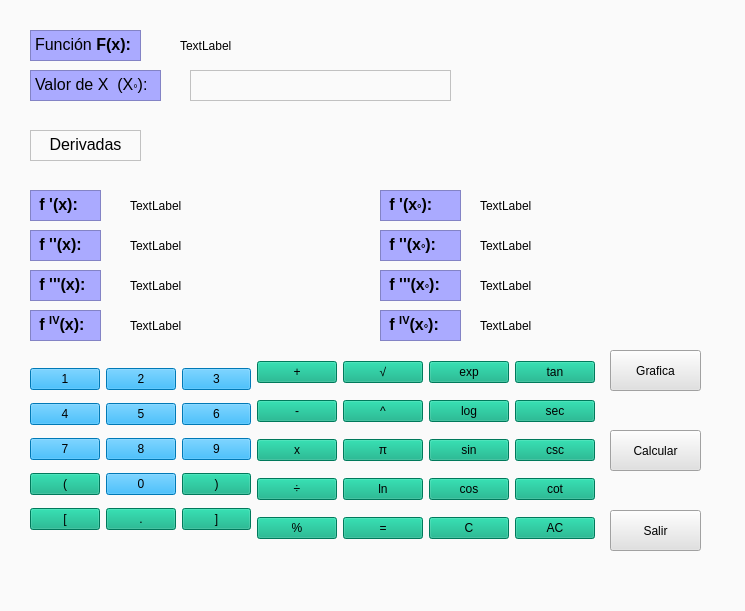
 <widget class="QWidget" name="Derivadas">
  <property name="geometry">
   <rect>
    <x>0</x>
    <y>0</y>
    <width>745</width>
    <height>611</height>
   </rect>
  </property>
  <property name="windowTitle">
   <string>Calculadora de Derivadas</string>
  </property>
  <property name="styleSheet">
   <string notr="true">background-color: rgb(250, 250, 250);</string>
  </property>
  <widget class="QTextEdit" name="textEdit">
   <property name="geometry">
    <rect>
     <x>30</x>
     <y>30</y>
     <width>111</width>
     <height>31</height>
    </rect>
   </property>
   <property name="styleSheet">
    <string notr="true">font: 12pt &quot;Arial&quot;;
background-color: rgb(170, 170, 255);</string>
   </property>
   <property name="html">
    <string>&lt;!DOCTYPE HTML PUBLIC &quot;-//W3C//DTD HTML 4.0//EN&quot; &quot;http://www.w3.org/TR/REC-html40/strict.dtd&quot;&gt;
&lt;html&gt;&lt;head&gt;&lt;meta name=&quot;qrichtext&quot; content=&quot;1&quot; /&gt;&lt;style type=&quot;text/css&quot;&gt;
p, li { white-space: pre-wrap; }
&lt;/style&gt;&lt;/head&gt;&lt;body style=&quot; font-family:'Arial'; font-size:12pt; font-weight:400; font-style:normal;&quot;&gt;
&lt;p style=&quot; margin-top:0px; margin-bottom:0px; margin-left:0px; margin-right:0px; -qt-block-indent:0; text-indent:0px;&quot;&gt;&lt;span style=&quot; font-family:'MS Shell Dlg 2'; color:#000000;&quot;&gt;Función &lt;/span&gt;&lt;span style=&quot; font-family:'MS Shell Dlg 2'; font-weight:600; color:#000000;&quot;&gt;F(x):&lt;/span&gt;&lt;/p&gt;&lt;/body&gt;&lt;/html&gt;</string>
   </property>
  </widget>
  <widget class="QTextEdit" name="textEdit_2">
   <property name="geometry">
    <rect>
     <x>30</x>
     <y>70</y>
     <width>131</width>
     <height>31</height>
    </rect>
   </property>
   <property name="styleSheet">
    <string notr="true">font: 12pt &quot;Arial&quot;;
background-color: rgb(170, 170, 255);</string>
   </property>
   <property name="html">
    <string>&lt;!DOCTYPE HTML PUBLIC &quot;-//W3C//DTD HTML 4.0//EN&quot; &quot;http://www.w3.org/TR/REC-html40/strict.dtd&quot;&gt;
&lt;html&gt;&lt;head&gt;&lt;meta name=&quot;qrichtext&quot; content=&quot;1&quot; /&gt;&lt;style type=&quot;text/css&quot;&gt;
p, li { white-space: pre-wrap; }
&lt;/style&gt;&lt;/head&gt;&lt;body style=&quot; font-family:'Arial'; font-size:12pt; font-weight:400; font-style:normal;&quot;&gt;
&lt;p style=&quot; margin-top:0px; margin-bottom:0px; margin-left:0px; margin-right:0px; -qt-block-indent:0; text-indent:0px;&quot;&gt;&lt;span style=&quot; color:#000000;&quot;&gt;Valor de X  (X&lt;/span&gt;&lt;span style=&quot; color:#000000; vertical-align:sub;&quot;&gt;°&lt;/span&gt;&lt;span style=&quot; color:#000000;&quot;&gt;):&lt;/span&gt;&lt;/p&gt;&lt;/body&gt;&lt;/html&gt;</string>
   </property>
  </widget>
  <widget class="QTextEdit" name="textEdit_3">
   <property name="geometry">
    <rect>
     <x>30</x>
     <y>130</y>
     <width>111</width>
     <height>31</height>
    </rect>
   </property>
   <property name="styleSheet">
    <string notr="true">font: 12pt &quot;Arial&quot;;
</string>
   </property>
   <property name="html">
    <string>&lt;!DOCTYPE HTML PUBLIC &quot;-//W3C//DTD HTML 4.0//EN&quot; &quot;http://www.w3.org/TR/REC-html40/strict.dtd&quot;&gt;
&lt;html&gt;&lt;head&gt;&lt;meta name=&quot;qrichtext&quot; content=&quot;1&quot; /&gt;&lt;style type=&quot;text/css&quot;&gt;
p, li { white-space: pre-wrap; }
&lt;/style&gt;&lt;/head&gt;&lt;body style=&quot; font-family:'Arial'; font-size:12pt; font-weight:400; font-style:normal;&quot;&gt;
&lt;p align=&quot;center&quot; style=&quot; margin-top:0px; margin-bottom:0px; margin-left:0px; margin-right:0px; -qt-block-indent:0; text-indent:0px;&quot;&gt;&lt;span style=&quot; color:#000000;&quot;&gt;Derivadas&lt;/span&gt;&lt;/p&gt;&lt;/body&gt;&lt;/html&gt;</string>
   </property>
  </widget>
  <widget class="QTextEdit" name="textEdit_4">
   <property name="geometry">
    <rect>
     <x>30</x>
     <y>190</y>
     <width>71</width>
     <height>31</height>
    </rect>
   </property>
   <property name="styleSheet">
    <string notr="true">font: 12pt &quot;Arial&quot;;
background-color: rgb(170, 170, 255);</string>
   </property>
   <property name="html">
    <string>&lt;!DOCTYPE HTML PUBLIC &quot;-//W3C//DTD HTML 4.0//EN&quot; &quot;http://www.w3.org/TR/REC-html40/strict.dtd&quot;&gt;
&lt;html&gt;&lt;head&gt;&lt;meta name=&quot;qrichtext&quot; content=&quot;1&quot; /&gt;&lt;style type=&quot;text/css&quot;&gt;
p, li { white-space: pre-wrap; }
&lt;/style&gt;&lt;/head&gt;&lt;body style=&quot; font-family:'Arial'; font-size:12pt; font-weight:400; font-style:normal;&quot;&gt;
&lt;p style=&quot; margin-top:0px; margin-bottom:0px; margin-left:0px; margin-right:0px; -qt-block-indent:0; text-indent:0px;&quot;&gt;&lt;span style=&quot; font-family:'MS Shell Dlg 2'; font-weight:600; color:#000000;&quot;&gt; f '(x):&lt;/span&gt;&lt;/p&gt;&lt;/body&gt;&lt;/html&gt;</string>
   </property>
  </widget>
  <widget class="QTextEdit" name="textEdit_5">
   <property name="geometry">
    <rect>
     <x>380</x>
     <y>190</y>
     <width>81</width>
     <height>31</height>
    </rect>
   </property>
   <property name="styleSheet">
    <string notr="true">font: 12pt &quot;Arial&quot;;
background-color: rgb(170, 170, 255);</string>
   </property>
   <property name="html">
    <string>&lt;!DOCTYPE HTML PUBLIC &quot;-//W3C//DTD HTML 4.0//EN&quot; &quot;http://www.w3.org/TR/REC-html40/strict.dtd&quot;&gt;
&lt;html&gt;&lt;head&gt;&lt;meta name=&quot;qrichtext&quot; content=&quot;1&quot; /&gt;&lt;style type=&quot;text/css&quot;&gt;
p, li { white-space: pre-wrap; }
&lt;/style&gt;&lt;/head&gt;&lt;body style=&quot; font-family:'Arial'; font-size:12pt; font-weight:400; font-style:normal;&quot;&gt;
&lt;p style=&quot; margin-top:0px; margin-bottom:0px; margin-left:0px; margin-right:0px; -qt-block-indent:0; text-indent:0px;&quot;&gt;&lt;span style=&quot; font-family:'MS Shell Dlg 2'; font-weight:600; color:#000000;&quot;&gt; f '(x&lt;/span&gt;&lt;span style=&quot; font-family:'MS Shell Dlg 2'; font-weight:600; color:#000000; vertical-align:sub;&quot;&gt;°&lt;/span&gt;&lt;span style=&quot; font-family:'MS Shell Dlg 2'; font-weight:600; color:#000000;&quot;&gt;):&lt;/span&gt;&lt;/p&gt;&lt;/body&gt;&lt;/html&gt;</string>
   </property>
  </widget>
  <widget class="QTextEdit" name="textEdit_6">
   <property name="geometry">
    <rect>
     <x>380</x>
     <y>230</y>
     <width>81</width>
     <height>31</height>
    </rect>
   </property>
   <property name="styleSheet">
    <string notr="true">font: 12pt &quot;Arial&quot;;
background-color: rgb(170, 170, 255);</string>
   </property>
   <property name="html">
    <string>&lt;!DOCTYPE HTML PUBLIC &quot;-//W3C//DTD HTML 4.0//EN&quot; &quot;http://www.w3.org/TR/REC-html40/strict.dtd&quot;&gt;
&lt;html&gt;&lt;head&gt;&lt;meta name=&quot;qrichtext&quot; content=&quot;1&quot; /&gt;&lt;style type=&quot;text/css&quot;&gt;
p, li { white-space: pre-wrap; }
&lt;/style&gt;&lt;/head&gt;&lt;body style=&quot; font-family:'Arial'; font-size:12pt; font-weight:400; font-style:normal;&quot;&gt;
&lt;p style=&quot; margin-top:0px; margin-bottom:0px; margin-left:0px; margin-right:0px; -qt-block-indent:0; text-indent:0px;&quot;&gt;&lt;span style=&quot; font-family:'MS Shell Dlg 2'; font-weight:600; color:#000000;&quot;&gt; f ''(x&lt;/span&gt;&lt;span style=&quot; font-family:'MS Shell Dlg 2'; font-weight:600; color:#000000; vertical-align:sub;&quot;&gt;°&lt;/span&gt;&lt;span style=&quot; font-family:'MS Shell Dlg 2'; font-weight:600; color:#000000;&quot;&gt;):&lt;/span&gt;&lt;/p&gt;&lt;/body&gt;&lt;/html&gt;</string>
   </property>
  </widget>
  <widget class="QPushButton" name="pushButton_9">
   <property name="geometry">
    <rect>
     <x>420</x>
     <y>710</y>
     <width>91</width>
     <height>41</height>
    </rect>
   </property>
   <property name="styleSheet">
    <string notr="true">background-color: rgb(225, 225, 225);
font: 87 12pt &quot;Arial Black&quot;;</string>
   </property>
   <property name="text">
    <string>Borrar</string>
   </property>
  </widget>
  <widget class="QPushButton" name="pushButton_8">
   <property name="geometry">
    <rect>
     <x>610</x>
     <y>430</y>
     <width>91</width>
     <height>41</height>
    </rect>
   </property>
   <property name="styleSheet">
    <string notr="true">background-color: rgb(225, 225, 225);
font: 87 12pt &quot;Arial Black&quot;;</string>
   </property>
   <property name="text">
    <string>Calcular</string>
   </property>
  </widget>
  <widget class="QPushButton" name="pushButton_11">
   <property name="geometry">
    <rect>
     <x>610</x>
     <y>510</y>
     <width>91</width>
     <height>41</height>
    </rect>
   </property>
   <property name="styleSheet">
    <string notr="true">background-color: rgb(225, 225, 225);
font: 87 12pt &quot;Arial Black&quot;;</string>
   </property>
   <property name="text">
    <string>Salir</string>
   </property>
  </widget>
  <widget class="QTextEdit" name="textEdit_7">
   <property name="geometry">
    <rect>
     <x>30</x>
     <y>230</y>
     <width>71</width>
     <height>31</height>
    </rect>
   </property>
   <property name="styleSheet">
    <string notr="true">font: 12pt &quot;Arial&quot;;
background-color: rgb(170, 170, 255);</string>
   </property>
   <property name="html">
    <string>&lt;!DOCTYPE HTML PUBLIC &quot;-//W3C//DTD HTML 4.0//EN&quot; &quot;http://www.w3.org/TR/REC-html40/strict.dtd&quot;&gt;
&lt;html&gt;&lt;head&gt;&lt;meta name=&quot;qrichtext&quot; content=&quot;1&quot; /&gt;&lt;style type=&quot;text/css&quot;&gt;
p, li { white-space: pre-wrap; }
&lt;/style&gt;&lt;/head&gt;&lt;body style=&quot; font-family:'Arial'; font-size:12pt; font-weight:400; font-style:normal;&quot;&gt;
&lt;p style=&quot; margin-top:0px; margin-bottom:0px; margin-left:0px; margin-right:0px; -qt-block-indent:0; text-indent:0px;&quot;&gt;&lt;span style=&quot; font-family:'MS Shell Dlg 2'; font-weight:600; color:#000000;&quot;&gt; f ''(x):&lt;/span&gt;&lt;/p&gt;&lt;/body&gt;&lt;/html&gt;</string>
   </property>
  </widget>
  <widget class="QTextEdit" name="textEdit_8">
   <property name="geometry">
    <rect>
     <x>30</x>
     <y>270</y>
     <width>71</width>
     <height>31</height>
    </rect>
   </property>
   <property name="styleSheet">
    <string notr="true">font: 12pt &quot;Arial&quot;;
background-color: rgb(170, 170, 255);</string>
   </property>
   <property name="html">
    <string>&lt;!DOCTYPE HTML PUBLIC &quot;-//W3C//DTD HTML 4.0//EN&quot; &quot;http://www.w3.org/TR/REC-html40/strict.dtd&quot;&gt;
&lt;html&gt;&lt;head&gt;&lt;meta name=&quot;qrichtext&quot; content=&quot;1&quot; /&gt;&lt;style type=&quot;text/css&quot;&gt;
p, li { white-space: pre-wrap; }
&lt;/style&gt;&lt;/head&gt;&lt;body style=&quot; font-family:'Arial'; font-size:12pt; font-weight:400; font-style:normal;&quot;&gt;
&lt;p style=&quot; margin-top:0px; margin-bottom:0px; margin-left:0px; margin-right:0px; -qt-block-indent:0; text-indent:0px;&quot;&gt;&lt;span style=&quot; font-family:'MS Shell Dlg 2'; font-weight:600; color:#000000;&quot;&gt; f '''(x):&lt;/span&gt;&lt;/p&gt;&lt;/body&gt;&lt;/html&gt;</string>
   </property>
  </widget>
  <widget class="QTextEdit" name="textEdit_9">
   <property name="geometry">
    <rect>
     <x>30</x>
     <y>310</y>
     <width>71</width>
     <height>31</height>
    </rect>
   </property>
   <property name="styleSheet">
    <string notr="true">font: 12pt &quot;Arial&quot;;
background-color: rgb(170, 170, 255);</string>
   </property>
   <property name="html">
    <string>&lt;!DOCTYPE HTML PUBLIC &quot;-//W3C//DTD HTML 4.0//EN&quot; &quot;http://www.w3.org/TR/REC-html40/strict.dtd&quot;&gt;
&lt;html&gt;&lt;head&gt;&lt;meta name=&quot;qrichtext&quot; content=&quot;1&quot; /&gt;&lt;style type=&quot;text/css&quot;&gt;
p, li { white-space: pre-wrap; }
&lt;/style&gt;&lt;/head&gt;&lt;body style=&quot; font-family:'Arial'; font-size:12pt; font-weight:400; font-style:normal;&quot;&gt;
&lt;p style=&quot; margin-top:0px; margin-bottom:0px; margin-left:0px; margin-right:0px; -qt-block-indent:0; text-indent:0px;&quot;&gt;&lt;span style=&quot; font-family:'MS Shell Dlg 2'; font-weight:600; color:#000000;&quot;&gt; f &lt;/span&gt;&lt;span style=&quot; font-family:'MS Shell Dlg 2'; font-weight:600; color:#000000; vertical-align:super;&quot;&gt;IV&lt;/span&gt;&lt;span style=&quot; font-family:'MS Shell Dlg 2'; font-weight:600; color:#000000;&quot;&gt;(x):&lt;/span&gt;&lt;/p&gt;&lt;/body&gt;&lt;/html&gt;</string>
   </property>
  </widget>
  <widget class="QTextEdit" name="textEdit_10">
   <property name="geometry">
    <rect>
     <x>380</x>
     <y>270</y>
     <width>81</width>
     <height>31</height>
    </rect>
   </property>
   <property name="styleSheet">
    <string notr="true">font: 12pt &quot;Arial&quot;;
background-color: rgb(170, 170, 255);</string>
   </property>
   <property name="html">
    <string>&lt;!DOCTYPE HTML PUBLIC &quot;-//W3C//DTD HTML 4.0//EN&quot; &quot;http://www.w3.org/TR/REC-html40/strict.dtd&quot;&gt;
&lt;html&gt;&lt;head&gt;&lt;meta name=&quot;qrichtext&quot; content=&quot;1&quot; /&gt;&lt;style type=&quot;text/css&quot;&gt;
p, li { white-space: pre-wrap; }
&lt;/style&gt;&lt;/head&gt;&lt;body style=&quot; font-family:'Arial'; font-size:12pt; font-weight:400; font-style:normal;&quot;&gt;
&lt;p style=&quot; margin-top:0px; margin-bottom:0px; margin-left:0px; margin-right:0px; -qt-block-indent:0; text-indent:0px;&quot;&gt;&lt;span style=&quot; font-family:'MS Shell Dlg 2'; font-weight:600; color:#000000;&quot;&gt; f '''(x&lt;/span&gt;&lt;span style=&quot; font-family:'MS Shell Dlg 2'; font-weight:600; color:#000000; vertical-align:sub;&quot;&gt;°&lt;/span&gt;&lt;span style=&quot; font-family:'MS Shell Dlg 2'; font-weight:600; color:#000000;&quot;&gt;):&lt;/span&gt;&lt;/p&gt;&lt;/body&gt;&lt;/html&gt;</string>
   </property>
  </widget>
  <widget class="QTextEdit" name="textEdit_11">
   <property name="geometry">
    <rect>
     <x>380</x>
     <y>310</y>
     <width>81</width>
     <height>31</height>
    </rect>
   </property>
   <property name="styleSheet">
    <string notr="true">font: 12pt &quot;Arial&quot;;
background-color: rgb(170, 170, 255);</string>
   </property>
   <property name="html">
    <string>&lt;!DOCTYPE HTML PUBLIC &quot;-//W3C//DTD HTML 4.0//EN&quot; &quot;http://www.w3.org/TR/REC-html40/strict.dtd&quot;&gt;
&lt;html&gt;&lt;head&gt;&lt;meta name=&quot;qrichtext&quot; content=&quot;1&quot; /&gt;&lt;style type=&quot;text/css&quot;&gt;
p, li { white-space: pre-wrap; }
&lt;/style&gt;&lt;/head&gt;&lt;body style=&quot; font-family:'Arial'; font-size:12pt; font-weight:400; font-style:normal;&quot;&gt;
&lt;p style=&quot; margin-top:0px; margin-bottom:0px; margin-left:0px; margin-right:0px; -qt-block-indent:0; text-indent:0px;&quot;&gt;&lt;span style=&quot; font-family:'MS Shell Dlg 2'; font-weight:600; color:#000000;&quot;&gt; f &lt;/span&gt;&lt;span style=&quot; font-family:'MS Shell Dlg 2'; font-weight:600; color:#000000; vertical-align:super;&quot;&gt;IV&lt;/span&gt;&lt;span style=&quot; font-family:'MS Shell Dlg 2'; font-weight:600; color:#000000;&quot;&gt;(x&lt;/span&gt;&lt;span style=&quot; font-family:'MS Shell Dlg 2'; font-weight:600; color:#000000; vertical-align:sub;&quot;&gt;°&lt;/span&gt;&lt;span style=&quot; font-family:'MS Shell Dlg 2'; font-weight:600; color:#000000;&quot;&gt;):&lt;/span&gt;&lt;/p&gt;&lt;/body&gt;&lt;/html&gt;</string>
   </property>
  </widget>
  <widget class="QWidget" name="layoutWidget">
   <property name="geometry">
    <rect>
     <x>30</x>
     <y>350</y>
     <width>565</width>
     <height>203</height>
    </rect>
   </property>
   <layout class="QGridLayout" name="gridLayout_2">
    <item row="0" column="0" rowspan="5">
     <layout class="QGridLayout" name="gridLayout">
      <item row="0" column="0">
       <widget class="QPushButton" name="botonUno">
        <property name="styleSheet">
         <string notr="true">background-color: rgb(0, 170, 255);
font: 87 14pt &quot;Arial Black&quot;;</string>
        </property>
        <property name="text">
         <string>1</string>
        </property>
        <property name="shortcut">
         <string>1</string>
        </property>
       </widget>
      </item>
      <item row="0" column="1">
       <widget class="QPushButton" name="botonDos">
        <property name="styleSheet">
         <string notr="true">background-color: rgb(0, 170, 255);
font: 87 14pt &quot;Arial Black&quot;;</string>
        </property>
        <property name="text">
         <string>2</string>
        </property>
        <property name="shortcut">
         <string>2</string>
        </property>
       </widget>
      </item>
      <item row="0" column="2">
       <widget class="QPushButton" name="botonTres">
        <property name="styleSheet">
         <string notr="true">background-color: rgb(0, 170, 255);
font: 87 14pt &quot;Arial Black&quot;;</string>
        </property>
        <property name="text">
         <string>3</string>
        </property>
        <property name="shortcut">
         <string>3</string>
        </property>
       </widget>
      </item>
      <item row="1" column="0">
       <widget class="QPushButton" name="botonCuatro">
        <property name="styleSheet">
         <string notr="true">background-color: rgb(0, 170, 255);
font: 87 14pt &quot;Arial Black&quot;;</string>
        </property>
        <property name="text">
         <string>4</string>
        </property>
        <property name="shortcut">
         <string>4</string>
        </property>
       </widget>
      </item>
      <item row="1" column="1">
       <widget class="QPushButton" name="botonCinco">
        <property name="styleSheet">
         <string notr="true">background-color: rgb(0, 170, 255);
font: 87 14pt &quot;Arial Black&quot;;</string>
        </property>
        <property name="text">
         <string>5</string>
        </property>
        <property name="shortcut">
         <string>5</string>
        </property>
       </widget>
      </item>
      <item row="1" column="2">
       <widget class="QPushButton" name="botonSeis">
        <property name="styleSheet">
         <string notr="true">background-color: rgb(0, 170, 255);
font: 87 14pt &quot;Arial Black&quot;;</string>
        </property>
        <property name="text">
         <string>6</string>
        </property>
        <property name="shortcut">
         <string>6</string>
        </property>
       </widget>
      </item>
      <item row="2" column="0">
       <widget class="QPushButton" name="botonSiete">
        <property name="styleSheet">
         <string notr="true">background-color: rgb(0, 170, 255);
font: 87 14pt &quot;Arial Black&quot;;</string>
        </property>
        <property name="text">
         <string>7</string>
        </property>
        <property name="shortcut">
         <string>7</string>
        </property>
       </widget>
      </item>
      <item row="2" column="1">
       <widget class="QPushButton" name="botonOcho">
        <property name="styleSheet">
         <string notr="true">background-color: rgb(0, 170, 255);
font: 87 14pt &quot;Arial Black&quot;;</string>
        </property>
        <property name="text">
         <string>8</string>
        </property>
        <property name="shortcut">
         <string>8</string>
        </property>
       </widget>
      </item>
      <item row="2" column="2">
       <widget class="QPushButton" name="botonNueve">
        <property name="styleSheet">
         <string notr="true">background-color: rgb(0, 170, 255);
font: 87 14pt &quot;Arial Black&quot;;</string>
        </property>
        <property name="text">
         <string>9</string>
        </property>
        <property name="shortcut">
         <string>9</string>
        </property>
       </widget>
      </item>
      <item row="3" column="0">
       <widget class="QPushButton" name="botonCabierto">
        <property name="styleSheet">
         <string notr="true">font: 87 14pt &quot;Arial Black&quot;;
background-color: rgb(0, 170, 127);</string>
        </property>
        <property name="text">
         <string>(</string>
        </property>
        <property name="shortcut">
         <string>(</string>
        </property>
       </widget>
      </item>
      <item row="3" column="1">
       <widget class="QPushButton" name="botonCero">
        <property name="styleSheet">
         <string notr="true">background-color: rgb(0, 170, 255);
font: 87 14pt &quot;Arial Black&quot;;</string>
        </property>
        <property name="text">
         <string>0</string>
        </property>
        <property name="shortcut">
         <string>0</string>
        </property>
       </widget>
      </item>
      <item row="3" column="2">
       <widget class="QPushButton" name="botonCerrado">
        <property name="styleSheet">
         <string notr="true">background-color: rgb(0, 170, 127);
font: 87 14pt &quot;Arial Black&quot;;</string>
        </property>
        <property name="text">
         <string>)</string>
        </property>
        <property name="shortcut">
         <string>)</string>
        </property>
       </widget>
      </item>
      <item row="4" column="0">
       <widget class="QPushButton" name="botonCabierto_2">
        <property name="styleSheet">
         <string notr="true">font: 87 14pt &quot;Arial Black&quot;;
background-color: rgb(0, 170, 127);</string>
        </property>
        <property name="text">
         <string>[</string>
        </property>
        <property name="shortcut">
         <string>(</string>
        </property>
       </widget>
      </item>
      <item row="4" column="1">
       <widget class="QPushButton" name="botonPunto">
        <property name="styleSheet">
         <string notr="true">background-color: rgb(0, 170, 127);
font: 87 14pt &quot;Arial Black&quot;;</string>
        </property>
        <property name="text">
         <string>.</string>
        </property>
        <property name="shortcut">
         <string>.</string>
        </property>
       </widget>
      </item>
      <item row="4" column="2">
       <widget class="QPushButton" name="botonCabierto_3">
        <property name="styleSheet">
         <string notr="true">font: 87 14pt &quot;Arial Black&quot;;
background-color: rgb(0, 170, 127);</string>
        </property>
        <property name="text">
         <string>]</string>
        </property>
        <property name="shortcut">
         <string>(</string>
        </property>
       </widget>
      </item>
     </layout>
    </item>
    <item row="0" column="1">
     <widget class="QPushButton" name="botonMas">
      <property name="styleSheet">
       <string notr="true">font: 87 14pt &quot;Arial Black&quot;;
background-color: rgb(0, 170, 127);</string>
      </property>
      <property name="text">
       <string>+</string>
      </property>
      <property name="shortcut">
       <string>+</string>
      </property>
     </widget>
    </item>
    <item row="0" column="2">
     <widget class="QPushButton" name="botonMas_2">
      <property name="styleSheet">
       <string notr="true">font: 75 14pt &quot;Arial&quot;;
background-color: rgb(0, 170, 127);</string>
      </property>
      <property name="text">
       <string>√</string>
      </property>
      <property name="shortcut">
       <string>+</string>
      </property>
     </widget>
    </item>
    <item row="0" column="3">
     <widget class="QPushButton" name="botonMas_3">
      <property name="styleSheet">
       <string notr="true">font: 12pt &quot;Arial&quot;;
background-color: rgb(0, 170, 127);</string>
      </property>
      <property name="text">
       <string>exp</string>
      </property>
      <property name="shortcut">
       <string>+</string>
      </property>
     </widget>
    </item>
    <item row="0" column="4">
     <widget class="QPushButton" name="botonMas_11">
      <property name="styleSheet">
       <string notr="true">font: 12pt &quot;Arial&quot;;
background-color: rgb(0, 170, 127);</string>
      </property>
      <property name="text">
       <string>tan</string>
      </property>
      <property name="shortcut">
       <string>+</string>
      </property>
     </widget>
    </item>
    <item row="1" column="1">
     <widget class="QPushButton" name="botonMenos">
      <property name="styleSheet">
       <string notr="true">font: 87 14pt &quot;Arial Black&quot;;
background-color: rgb(0, 170, 127);</string>
      </property>
      <property name="text">
       <string>-</string>
      </property>
      <property name="shortcut">
       <string>-</string>
      </property>
     </widget>
    </item>
    <item row="1" column="2">
     <widget class="QPushButton" name="botonMas_4">
      <property name="styleSheet">
       <string notr="true">font: 87 14pt &quot;Arial Black&quot;;
background-color: rgb(0, 170, 127);</string>
      </property>
      <property name="text">
       <string>^</string>
      </property>
      <property name="shortcut">
       <string>+</string>
      </property>
     </widget>
    </item>
    <item row="1" column="3">
     <widget class="QPushButton" name="botonMas_8">
      <property name="styleSheet">
       <string notr="true">font: 12pt &quot;Arial&quot;;
background-color: rgb(0, 170, 127);</string>
      </property>
      <property name="text">
       <string>log</string>
      </property>
      <property name="shortcut">
       <string>+</string>
      </property>
     </widget>
    </item>
    <item row="1" column="4">
     <widget class="QPushButton" name="botonMas_12">
      <property name="styleSheet">
       <string notr="true">font: 12pt &quot;Arial&quot;;
background-color: rgb(0, 170, 127);</string>
      </property>
      <property name="text">
       <string>sec</string>
      </property>
      <property name="shortcut">
       <string>+</string>
      </property>
     </widget>
    </item>
    <item row="2" column="1">
     <widget class="QPushButton" name="BotonMulti">
      <property name="styleSheet">
       <string notr="true">background-color: rgb(0, 170, 127);
font: 87 14pt &quot;Arial Black&quot;;</string>
      </property>
      <property name="text">
       <string>x</string>
      </property>
      <property name="shortcut">
       <string>*</string>
      </property>
     </widget>
    </item>
    <item row="2" column="2">
     <widget class="QPushButton" name="botonMas_7">
      <property name="styleSheet">
       <string notr="true">font: 87 14pt &quot;Arial Black&quot;;
background-color: rgb(0, 170, 127);</string>
      </property>
      <property name="text">
       <string>π</string>
      </property>
      <property name="shortcut">
       <string>+</string>
      </property>
     </widget>
    </item>
    <item row="2" column="3">
     <widget class="QPushButton" name="botonMas_9">
      <property name="styleSheet">
       <string notr="true">font: 12pt &quot;Arial&quot;;
background-color: rgb(0, 170, 127);</string>
      </property>
      <property name="text">
       <string>sin</string>
      </property>
      <property name="shortcut">
       <string>+</string>
      </property>
     </widget>
    </item>
    <item row="2" column="4">
     <widget class="QPushButton" name="botonMas_13">
      <property name="styleSheet">
       <string notr="true">font: 12pt &quot;Arial&quot;;
background-color: rgb(0, 170, 127);</string>
      </property>
      <property name="text">
       <string>csc</string>
      </property>
      <property name="shortcut">
       <string>+</string>
      </property>
     </widget>
    </item>
    <item row="3" column="1">
     <widget class="QPushButton" name="botonDivision">
      <property name="styleSheet">
       <string notr="true">font: 87 14pt &quot;Arial Black&quot;;
background-color: rgb(0, 170, 127);</string>
      </property>
      <property name="text">
       <string>÷</string>
      </property>
      <property name="shortcut">
       <string>/</string>
      </property>
     </widget>
    </item>
    <item row="3" column="2">
     <widget class="QPushButton" name="botonMas_5">
      <property name="styleSheet">
       <string notr="true">font: 12pt &quot;Arial&quot;;
background-color: rgb(0, 170, 127);</string>
      </property>
      <property name="text">
       <string>ln</string>
      </property>
      <property name="shortcut">
       <string>+</string>
      </property>
     </widget>
    </item>
    <item row="3" column="3">
     <widget class="QPushButton" name="botonMas_10">
      <property name="styleSheet">
       <string notr="true">font: 12pt &quot;Arial&quot;;
background-color: rgb(0, 170, 127);</string>
      </property>
      <property name="text">
       <string>cos</string>
      </property>
      <property name="shortcut">
       <string>+</string>
      </property>
     </widget>
    </item>
    <item row="3" column="4">
     <widget class="QPushButton" name="botonMas_14">
      <property name="styleSheet">
       <string notr="true">font: 12pt &quot;Arial&quot;;
background-color: rgb(0, 170, 127);</string>
      </property>
      <property name="text">
       <string>cot</string>
      </property>
      <property name="shortcut">
       <string>+</string>
      </property>
     </widget>
    </item>
    <item row="4" column="1">
     <widget class="QPushButton" name="botonPorcentaje">
      <property name="styleSheet">
       <string notr="true">font: 87 14pt &quot;Arial Black&quot;;
background-color: rgb(0, 170, 127);</string>
      </property>
      <property name="text">
       <string>%</string>
      </property>
      <property name="shortcut">
       <string>%</string>
      </property>
     </widget>
    </item>
    <item row="4" column="2">
     <widget class="QPushButton" name="botonMas_6">
      <property name="styleSheet">
       <string notr="true">font: 87 14pt &quot;Arial Black&quot;;
background-color: rgb(0, 170, 127);</string>
      </property>
      <property name="text">
       <string>=</string>
      </property>
      <property name="shortcut">
       <string>+</string>
      </property>
     </widget>
    </item>
    <item row="4" column="3">
     <widget class="QPushButton" name="BotonBorrar">
      <property name="styleSheet">
       <string notr="true">background-color: rgb(0, 170, 127);
font: 87 14pt &quot;Arial Black&quot;;</string>
      </property>
      <property name="text">
       <string>C</string>
      </property>
      <property name="shortcut">
       <string>Esc</string>
      </property>
     </widget>
    </item>
    <item row="4" column="4">
     <widget class="QPushButton" name="botonAC">
      <property name="styleSheet">
       <string notr="true">font: 87 14pt &quot;Arial Black&quot;;
background-color: rgb(0, 170, 127);</string>
      </property>
      <property name="text">
       <string>AC</string>
      </property>
     </widget>
    </item>
   </layout>
  </widget>
  <widget class="QPushButton" name="pushButton_14">
   <property name="geometry">
    <rect>
     <x>610</x>
     <y>350</y>
     <width>91</width>
     <height>41</height>
    </rect>
   </property>
   <property name="styleSheet">
    <string notr="true">background-color: rgb(225, 225, 225);
font: 87 12pt &quot;Arial Black&quot;;</string>
   </property>
   <property name="text">
    <string>Grafica</string>
   </property>
  </widget>
  <widget class="QTextEdit" name="textEdit_12">
   <property name="geometry">
    <rect>
     <x>190</x>
     <y>70</y>
     <width>261</width>
     <height>31</height>
    </rect>
   </property>
  </widget>
  <widget class="QLabel" name="label">
   <property name="geometry">
    <rect>
     <x>180</x>
     <y>30</y>
     <width>261</width>
     <height>31</height>
    </rect>
   </property>
   <property name="text">
    <string>TextLabel</string>
   </property>
  </widget>
  <widget class="QLabel" name="label_2">
   <property name="geometry">
    <rect>
     <x>130</x>
     <y>190</y>
     <width>211</width>
     <height>31</height>
    </rect>
   </property>
   <property name="text">
    <string>TextLabel</string>
   </property>
  </widget>
  <widget class="QLabel" name="label_3">
   <property name="geometry">
    <rect>
     <x>130</x>
     <y>230</y>
     <width>211</width>
     <height>31</height>
    </rect>
   </property>
   <property name="text">
    <string>TextLabel</string>
   </property>
  </widget>
  <widget class="QLabel" name="label_4">
   <property name="geometry">
    <rect>
     <x>130</x>
     <y>270</y>
     <width>211</width>
     <height>31</height>
    </rect>
   </property>
   <property name="text">
    <string>TextLabel</string>
   </property>
  </widget>
  <widget class="QLabel" name="label_5">
   <property name="geometry">
    <rect>
     <x>130</x>
     <y>310</y>
     <width>221</width>
     <height>31</height>
    </rect>
   </property>
   <property name="text">
    <string>TextLabel</string>
   </property>
  </widget>
  <widget class="QLabel" name="label_6">
   <property name="geometry">
    <rect>
     <x>480</x>
     <y>190</y>
     <width>211</width>
     <height>31</height>
    </rect>
   </property>
   <property name="text">
    <string>TextLabel</string>
   </property>
  </widget>
  <widget class="QLabel" name="label_7">
   <property name="geometry">
    <rect>
     <x>480</x>
     <y>230</y>
     <width>211</width>
     <height>31</height>
    </rect>
   </property>
   <property name="text">
    <string>TextLabel</string>
   </property>
  </widget>
  <widget class="QLabel" name="label_8">
   <property name="geometry">
    <rect>
     <x>480</x>
     <y>270</y>
     <width>211</width>
     <height>31</height>
    </rect>
   </property>
   <property name="text">
    <string>TextLabel</string>
   </property>
  </widget>
  <widget class="QLabel" name="label_9">
   <property name="geometry">
    <rect>
     <x>480</x>
     <y>310</y>
     <width>211</width>
     <height>31</height>
    </rect>
   </property>
   <property name="text">
    <string>TextLabel</string>
   </property>
  </widget>
 </widget>
